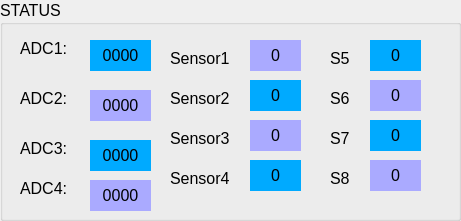
   <widget class="QGroupBox" name="groupBox">
    <property name="geometry">
     <rect>
      <x>16</x>
      <y>294</y>
      <width>461</width>
      <height>221</height>
     </rect>
    </property>
    <property name="font">
     <font>
      <pointsize>12</pointsize>
     </font>
    </property>
    <property name="title">
     <string>STATUS</string>
    </property>
    <widget class="QLabel" name="labelADC1">
     <property name="geometry">
      <rect>
       <x>90</x>
       <y>40</y>
       <width>61</width>
       <height>31</height>
      </rect>
     </property>
     <property name="font">
      <font>
       <pointsize>12</pointsize>
      </font>
     </property>
     <property name="styleSheet">
      <string notr="true">background-color: rgb(0, 170, 255);</string>
     </property>
     <property name="text">
      <string>0000</string>
     </property>
     <property name="alignment">
      <set>Qt::AlignCenter</set>
     </property>
    </widget>
    <widget class="QLabel" name="labelADC2">
     <property name="geometry">
      <rect>
       <x>90</x>
       <y>90</y>
       <width>61</width>
       <height>31</height>
      </rect>
     </property>
     <property name="font">
      <font>
       <pointsize>12</pointsize>
      </font>
     </property>
     <property name="styleSheet">
      <string notr="true">background-color: rgb(170, 170, 255);</string>
     </property>
     <property name="text">
      <string>0000</string>
     </property>
     <property name="alignment">
      <set>Qt::AlignCenter</set>
     </property>
    </widget>
    <widget class="QLabel" name="labelADC3">
     <property name="geometry">
      <rect>
       <x>90</x>
       <y>140</y>
       <width>61</width>
       <height>31</height>
      </rect>
     </property>
     <property name="styleSheet">
      <string notr="true">background-color: rgb(0, 170, 255);</string>
     </property>
     <property name="text">
      <string>0000</string>
     </property>
     <property name="alignment">
      <set>Qt::AlignCenter</set>
     </property>
    </widget>
    <widget class="QLabel" name="labelS5">
     <property name="geometry">
      <rect>
       <x>370</x>
       <y>40</y>
       <width>51</width>
       <height>31</height>
      </rect>
     </property>
     <property name="font">
      <font>
       <pointsize>12</pointsize>
      </font>
     </property>
     <property name="styleSheet">
      <string notr="true">background-color: rgb(0, 170, 255);</string>
     </property>
     <property name="text">
      <string>0</string>
     </property>
     <property name="alignment">
      <set>Qt::AlignCenter</set>
     </property>
    </widget>
    <widget class="QLabel" name="labelS1">
     <property name="geometry">
      <rect>
       <x>250</x>
       <y>40</y>
       <width>51</width>
       <height>31</height>
      </rect>
     </property>
     <property name="font">
      <font>
       <pointsize>12</pointsize>
      </font>
     </property>
     <property name="styleSheet">
      <string notr="true">background-color: rgb(170, 170, 255);
</string>
     </property>
     <property name="text">
      <string>0</string>
     </property>
     <property name="alignment">
      <set>Qt::AlignCenter</set>
     </property>
    </widget>
    <widget class="QLabel" name="labelS2">
     <property name="geometry">
      <rect>
       <x>250</x>
       <y>80</y>
       <width>51</width>
       <height>31</height>
      </rect>
     </property>
     <property name="font">
      <font>
       <pointsize>12</pointsize>
      </font>
     </property>
     <property name="styleSheet">
      <string notr="true">background-color: rgb(0, 170, 255);</string>
     </property>
     <property name="text">
      <string>0</string>
     </property>
     <property name="alignment">
      <set>Qt::AlignCenter</set>
     </property>
    </widget>
    <widget class="QLabel" name="labelS3">
     <property name="geometry">
      <rect>
       <x>250</x>
       <y>120</y>
       <width>51</width>
       <height>31</height>
      </rect>
     </property>
     <property name="styleSheet">
      <string notr="true">background-color: rgb(170, 170, 255);</string>
     </property>
     <property name="text">
      <string>0</string>
     </property>
     <property name="alignment">
      <set>Qt::AlignCenter</set>
     </property>
    </widget>
    <widget class="QLabel" name="labelS4">
     <property name="geometry">
      <rect>
       <x>250</x>
       <y>160</y>
       <width>51</width>
       <height>31</height>
      </rect>
     </property>
     <property name="styleSheet">
      <string notr="true">background-color: rgb(0, 170, 255);</string>
     </property>
     <property name="text">
      <string>0</string>
     </property>
     <property name="alignment">
      <set>Qt::AlignCenter</set>
     </property>
    </widget>
    <widget class="QLabel" name="label">
     <property name="geometry">
      <rect>
       <x>20</x>
       <y>40</y>
       <width>55</width>
       <height>16</height>
      </rect>
     </property>
     <property name="text">
      <string>ADC1:</string>
     </property>
    </widget>
    <widget class="QLabel" name="label_2">
     <property name="geometry">
      <rect>
       <x>20</x>
       <y>90</y>
       <width>55</width>
       <height>16</height>
      </rect>
     </property>
     <property name="text">
      <string>ADC2:</string>
     </property>
    </widget>
    <widget class="QLabel" name="label_3">
     <property name="geometry">
      <rect>
       <x>20</x>
       <y>140</y>
       <width>55</width>
       <height>16</height>
      </rect>
     </property>
     <property name="text">
      <string>ADC3:</string>
     </property>
    </widget>
    <widget class="QLabel" name="label_4">
     <property name="geometry">
      <rect>
       <x>170</x>
       <y>50</y>
       <width>81</width>
       <height>16</height>
      </rect>
     </property>
     <property name="text">
      <string>Sensor1</string>
     </property>
    </widget>
    <widget class="QLabel" name="label_5">
     <property name="geometry">
      <rect>
       <x>170</x>
       <y>90</y>
       <width>81</width>
       <height>16</height>
      </rect>
     </property>
     <property name="text">
      <string>Sensor2</string>
     </property>
    </widget>
    <widget class="QLabel" name="label_6">
     <property name="geometry">
      <rect>
       <x>170</x>
       <y>130</y>
       <width>81</width>
       <height>16</height>
      </rect>
     </property>
     <property name="text">
      <string>Sensor3</string>
     </property>
    </widget>
    <widget class="QLabel" name="label_7">
     <property name="geometry">
      <rect>
       <x>170</x>
       <y>170</y>
       <width>81</width>
       <height>16</height>
      </rect>
     </property>
     <property name="text">
      <string>Sensor4</string>
     </property>
    </widget>
    <widget class="QLabel" name="label_8">
     <property name="geometry">
      <rect>
       <x>330</x>
       <y>50</y>
       <width>31</width>
       <height>16</height>
      </rect>
     </property>
     <property name="text">
      <string>S5</string>
     </property>
    </widget>
    <widget class="QLabel" name="label_9">
     <property name="geometry">
      <rect>
       <x>20</x>
       <y>180</y>
       <width>55</width>
       <height>16</height>
      </rect>
     </property>
     <property name="text">
      <string>ADC4:</string>
     </property>
    </widget>
    <widget class="QLabel" name="labelADC4">
     <property name="geometry">
      <rect>
       <x>90</x>
       <y>180</y>
       <width>61</width>
       <height>31</height>
      </rect>
     </property>
     <property name="font">
      <font>
       <pointsize>12</pointsize>
      </font>
     </property>
     <property name="styleSheet">
      <string notr="true">background-color: rgb(170, 170, 255);</string>
     </property>
     <property name="text">
      <string>0000</string>
     </property>
     <property name="alignment">
      <set>Qt::AlignCenter</set>
     </property>
    </widget>
    <widget class="QLabel" name="labelS6">
     <property name="geometry">
      <rect>
       <x>370</x>
       <y>80</y>
       <width>51</width>
       <height>31</height>
      </rect>
     </property>
     <property name="styleSheet">
      <string notr="true">background-color: rgb(170, 170, 255);</string>
     </property>
     <property name="text">
      <string>0</string>
     </property>
     <property name="alignment">
      <set>Qt::AlignCenter</set>
     </property>
    </widget>
    <widget class="QLabel" name="label_13">
     <property name="geometry">
      <rect>
       <x>330</x>
       <y>90</y>
       <width>31</width>
       <height>16</height>
      </rect>
     </property>
     <property name="text">
      <string>S6</string>
     </property>
    </widget>
    <widget class="QLabel" name="labelS7">
     <property name="geometry">
      <rect>
       <x>370</x>
       <y>120</y>
       <width>51</width>
       <height>31</height>
      </rect>
     </property>
     <property name="font">
      <font>
       <pointsize>12</pointsize>
      </font>
     </property>
     <property name="styleSheet">
      <string notr="true">background-color: rgb(0, 170, 255);</string>
     </property>
     <property name="text">
      <string>0</string>
     </property>
     <property name="alignment">
      <set>Qt::AlignCenter</set>
     </property>
    </widget>
    <widget class="QLabel" name="label_14">
     <property name="geometry">
      <rect>
       <x>330</x>
       <y>130</y>
       <width>31</width>
       <height>16</height>
      </rect>
     </property>
     <property name="text">
      <string>S7</string>
     </property>
    </widget>
    <widget class="QLabel" name="labelS8">
     <property name="geometry">
      <rect>
       <x>370</x>
       <y>160</y>
       <width>51</width>
       <height>31</height>
      </rect>
     </property>
     <property name="styleSheet">
      <string notr="true">background-color: rgb(170, 170, 255);</string>
     </property>
     <property name="text">
      <string>0</string>
     </property>
     <property name="alignment">
      <set>Qt::AlignCenter</set>
     </property>
    </widget>
    <widget class="QLabel" name="label_15">
     <property name="geometry">
      <rect>
       <x>330</x>
       <y>170</y>
       <width>31</width>
       <height>16</height>
      </rect>
     </property>
     <property name="text">
      <string>S8</string>
     </property>
    </widget>
   </widget>
